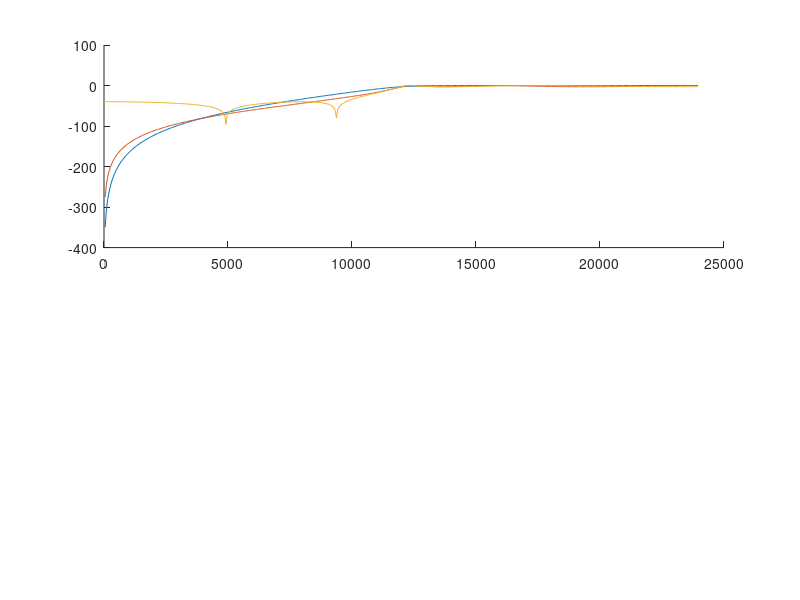

This figure's MATLAB source: (Note: this script raises an error after producing the figure.)
% This exercise uses speksitIIR.m function from Mycourses. The function has
% to be in the same folder as this skript to work.
% You can write 'help speksitIIR' to  Command Window to get information
% about speksitIIR function. Sampling frequency in both sections is 48000Hz
% Use legend() to name each magnitude response clearly.
fs = 48000;
%% Task a)
% Design digital minimum order (lowest possible order) 
% I) Butterworth,
% II) Chebyshev 1,
% III) and Elliptic
% high-pass filters that fulfill specs drawn on the figure(1) and plot them
% to figure(1).
% Helpful functions: butter, buttord, cheb1, cheb1ord, ellip, ellipord
% freqz.

figure(1);clf
hold on
Wp = 0.5; Ws = 0.3; Rp = 3; Rs = 40; fs = 48000;

%plots here
[bOrder1, bWn] = buttord(Wp, Ws, Rp, Rs);
[bbutter,abutter] = butter(bOrder1, bWn,'high');
[h{1}, w{1}] = freqz(bbutter, abutter, [], fs); hold on;

[cOrder1, cWn] = cheb1ord(Wp, Ws, Rp, Rs);
[bcheby,acheby] = cheby1(cOrder1, Rp, cWn,'high');
[h{2}, w{2}] = freqz(bcheby, acheby, [], fs); hold on;

[eOrder1, eWn] = ellipord(Wp, Ws, Rp, Rs);
[bellip,aellip] = ellip(eOrder1, Rp, Rs, eWn,'high');
[h{3}, w{3}] = freqz(bellip, aellip, [], fs); hold on;


subplot(2,1,1)
hold on
for k = 1:3
    plot(w{k},20*log10(abs(h{k})))
end
speksitIIR(0.5, 0.3, 3, 40, 'high', 48000);
title('Magnitude Response')
legend('Butterworth','Chebyshev 1','Elliptic','Location','NorthEastOutside')
xlabel('Frequency / Hz')
ylabel('Magnitude / dB')
hold off
grid on
subplot(2,1,2)
hold on
for k = 1:3
    plot(w{k},unwrap(angle(h{k})))
end
title('Phase Response')
legend('Butterworth','Chebyshev 1','Elliptic','Location','NorthEastOutside')
xlabel('Frequency / Hz')
ylabel('Phase / degrees')
hold off
grid on

%% Task b)
% Design digital minimum order (lowest possible order) 
% I) Butterworth,
% II) Chebyshev 1,
% III) and Elliptic
% band-pass filters that fulfill specs drawn on the figure(2) and plot them
% to figure(2).
% Helpful functions: butter, buttord, cheb1, cheb1ord, ellip, ellipord
% freqz.

figure(2);clf
hold on

%plots here
fs = 48000; Wp = [0.5 0.7]; Ws = [0.3 0.8]; Rp = 1; Rs = 40;

%plots here
[bOrder2, bWn] = buttord(Wp, Ws, Rp, Rs);
[bbutter,abutter] = butter(bOrder2, bWn);
[h{1}, w{1}] = freqz(bbutter, abutter, [], fs); hold on;

[cOrder2, cWn] = cheb1ord(Wp, Ws, Rp, Rs);
[bcheby,acheby] = cheby1(cOrder2, Rp, cWn);
[h{2}, w{2}] = freqz(bcheby, acheby, [], fs); hold on;

[eOrder2, eWn] = ellipord(Wp, Ws, Rp, Rs);
[bellip,aellip] = ellip(eOrder2, Rp, Rs, eWn);
[h{3}, w{3}] = freqz(bellip, aellip, [], fs); hold on;


subplot(2,1,1)
hold on
for k = 1:3
    plot(w{k},20*log10(abs(h{k})))
end
speksitIIR([0.5 0.7], [0.3 0.8], 1, 40, '', 48000);
title('Magnitude Response')
legend('Butterworth','Chebyshev 1','Elliptic','Location','NorthEastOutside')
xlabel('Frequency / Hz')
ylabel('Magnitude / dB')
hold off
grid on
subplot(2,1,2)
hold on
for k = 1:3
    plot(w{k},unwrap(angle(h{k})))
end
title('Phase Response')
legend('Butterworth','Chebyshev 1','Elliptic','Location','NorthEastOutside')
xlabel('Frequency / Hz')
ylabel('Phase / degrees')
hold off
grid on

%% Task c)
% What are the orders of each filters and what differences: butterworth,
% chebyshev 1 and elliptic filter have?
bOrder1
bOrder2
cOrder1
cOrder2
eOrder1
eOrder2












